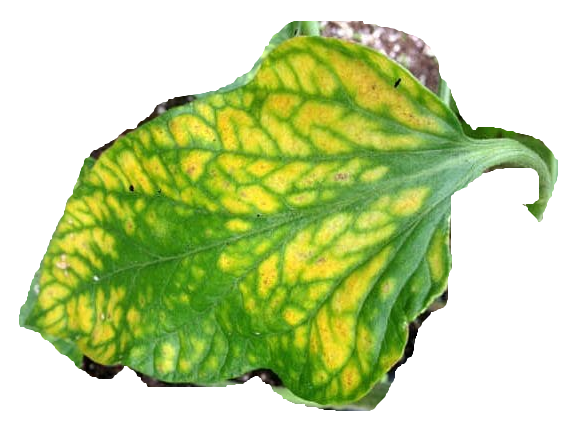
#> input picture leaf2.png, 578 x 433 px, found by its file name
$ jupyter execute 'Yellowing Rate of a given leaf sample.ipynb'
#> lines starting #> are read from the running program, lines starting #| are printed output that depends on the picture; after the words box and inside, x2 and y2 are one past the last pixel; in counts of white or black regions, pixels touching at a corner belong together; long printed decimals are rounded
[cell 1]
import cv2
import numpy as np
import matplotlib.pyplot as plt

[cell 2]
img = cv2.imread("/home/siddhant/Pictures/leaf2.png", cv2.IMREAD_COLOR)
#> img is the input picture: shape (433, 578, 3); mean B, G, R 151.3, 211.2, 192.8

[cell 3]
#function to display the image since the process is tedious with multiple lines of code for compatibility in Jupyter Notebooks
# the kernel will stop working if you simply close an image, you have to press a random key on the keyboard to successfully close the image file
# opened after this function is executed

def show(img, title="img"):
    cv2.imshow(title, img)
    cv2.waitKey()
    cv2.destroyAllWindows()

[cell 4]
blur = cv2.blur(img, (3,3))
gray = cv2.cvtColor(blur, cv2.COLOR_BGR2GRAY)
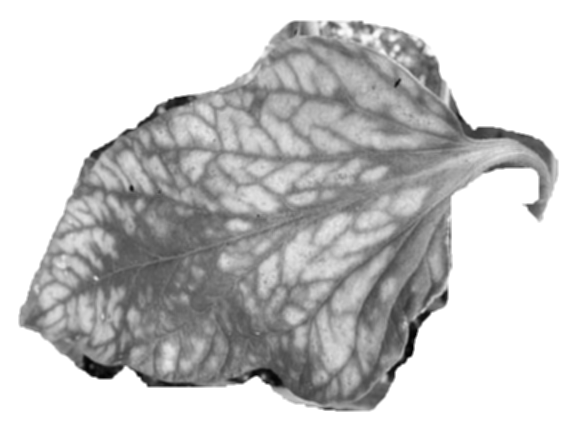
#> gray: shape (433, 578); min 2, max 255, mean 198.9
THRESH_VAL = 180 # variable
ret, thresh = cv2.threshold(gray, THRESH_VAL, 255, cv2.THRESH_BINARY)
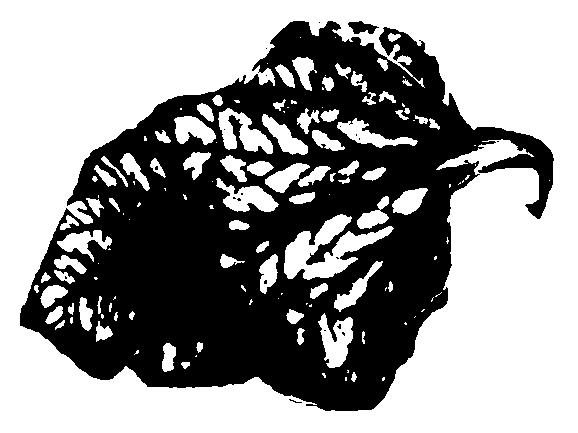
#> thresh: shape (433, 578); 59.5% white; 22 black regions (20 under 20 px), largest, box (x1, y1, x2, y2) and area: (20, 21, 554, 411) 100992, (348, 21, 379, 34) 241
#> ret = 180

show(thresh, title="Thresholded Image")

[cell 5]
THRESH_VAL2 = 230
ret, thresh2 = cv2.threshold(gray, THRESH_VAL2, 255, cv2.THRESH_BINARY)
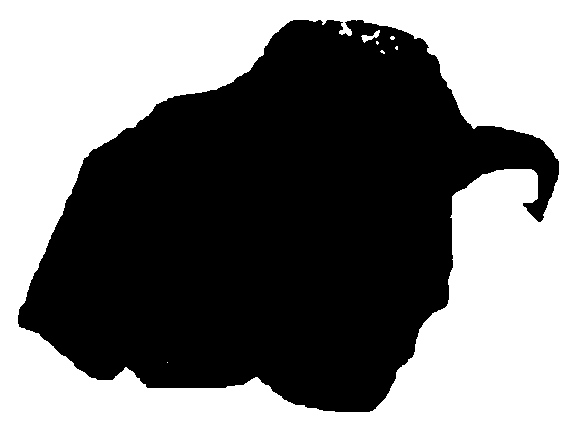
#> thresh2: shape (433, 578); 48.7% white; 7 white regions (5 under 20 px)
#> ret = 230
show(thresh2, title="Thresholded Image")

[cell 6]
contours_leaf, hierarchy = cv2.findContours(thresh2,
                                       cv2.RETR_TREE,
                                        cv2.CHAIN_APPROX_SIMPLE)
#> contours_leaf = 8 contours, 5 with area under 20; largest, box (x1, y1, x2, y2) and area: (0, 0, 578, 433) 249264, (17, 19, 560, 413) 129240, (361, 30, 380, 43) 70

[cell 7]
contours_var, hierarchy = cv2.findContours(thresh,
                                       cv2.RETR_TREE,
                                        cv2.CHAIN_APPROX_SIMPLE)
#> contours_var = 162 contours, 88 with area under 20; largest, box (x1, y1, x2, y2) and area: (0, 0, 578, 433) 249264, (19, 20, 555, 412) 124262, (284, 214, 394, 280) 2834, (218, 108, 273, 154) 1111, (318, 313, 353, 368) 1046

[cell 8]
print("Length of contours: {}".format(len(contours_leaf)))
#| Length of contours: 8
print("Length of contours: {}".format(len(contours_var)))
#| Length of contours: 162

[cell 9]
drawing_leaf = np.zeros((thresh.shape[0], thresh.shape[1], 3), np.uint8)
color_contours = (0, 255, 0) # color for contours
for i in range(len(contours_leaf)):
    cv2.drawContours(drawing_leaf, contours_leaf, i, color_contours, 2, 8)
#> this loop made 8 passes
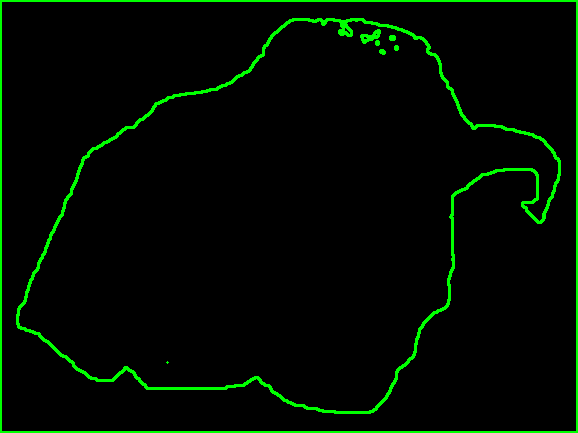
#> drawing_leaf: shape (433, 578, 3); mean of channels 0, 1, 2 0, 10.4, 0; drawn as B, G, R

[cell 10]
drawing_var = np.zeros((thresh.shape[0], thresh.shape[1], 3), np.uint8)
color_contours = (0, 255, 0) # color for contours
for i in range(len(contours_var)):
    cv2.drawContours(drawing_var, contours_var, i, color_contours, 2, 8)
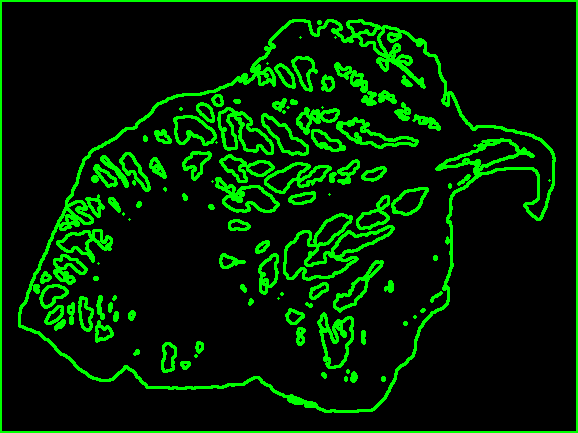
#> drawing_var: shape (433, 578, 3); mean of channels 0, 1, 2 0, 33.4, 0; drawn as B, G, R

[cell 11]
areas_leaf = []
areas_var = []
for i in range(len(contours_leaf)):
    areas_leaf.append(cv2.contourArea(contours_leaf[i]))
#> after the loop, areas_leaf = [249264, 129240.5, 0, 6.5, 5, 4.5, 10, 70]
for i in range(len(contours_var)):
    areas_var.append(cv2.contourArea(contours_var[i]))
#> after the loop, areas_var = 162 values, max 249264 at index 0, min 0 at index 26, mean 2427.7

areas_leaf.remove(max(areas_leaf))
areas_var.remove(max(areas_var))

[cell 12]
ar_lf = 2*max(areas_leaf)
#> ar_lf = 258481
ar_var = 2*max(areas_var)
#> ar_var = 248525
for i in range(len(areas_leaf)):
    ar_lf -= areas_leaf[i]
#> this loop made 7 passes
#> ar_lf on passes 1 to 7: 129240.5, 129240.5, 129234, 129229, 129224.5, 129214.5, 129144.5
#> after the loop, ar_lf = 129144.5
for i in range(len(areas_var)):
    ar_var -= areas_var[i]
#> this loop made 161 passes
#> ar_var on passes 1 to 3: 248496, 248492, 248490
#> after the loop, ar_var = 104498.5

[cell 13]
print("Area of the entire leaf is {}".format(ar_lf))
#| Area of the entire leaf is 129144.5
print("Area of the leaf without the yellow spots is {}".format(ar_var))
#| Area of the leaf without the yellow spots is 104498.5

[cell 14]
print("The ratio of the areas (with and without the yellowing) is: {}".format(ar_var/ar_lf))
#| The ratio of the areas (with and without the yellowing) is: 0.8092
